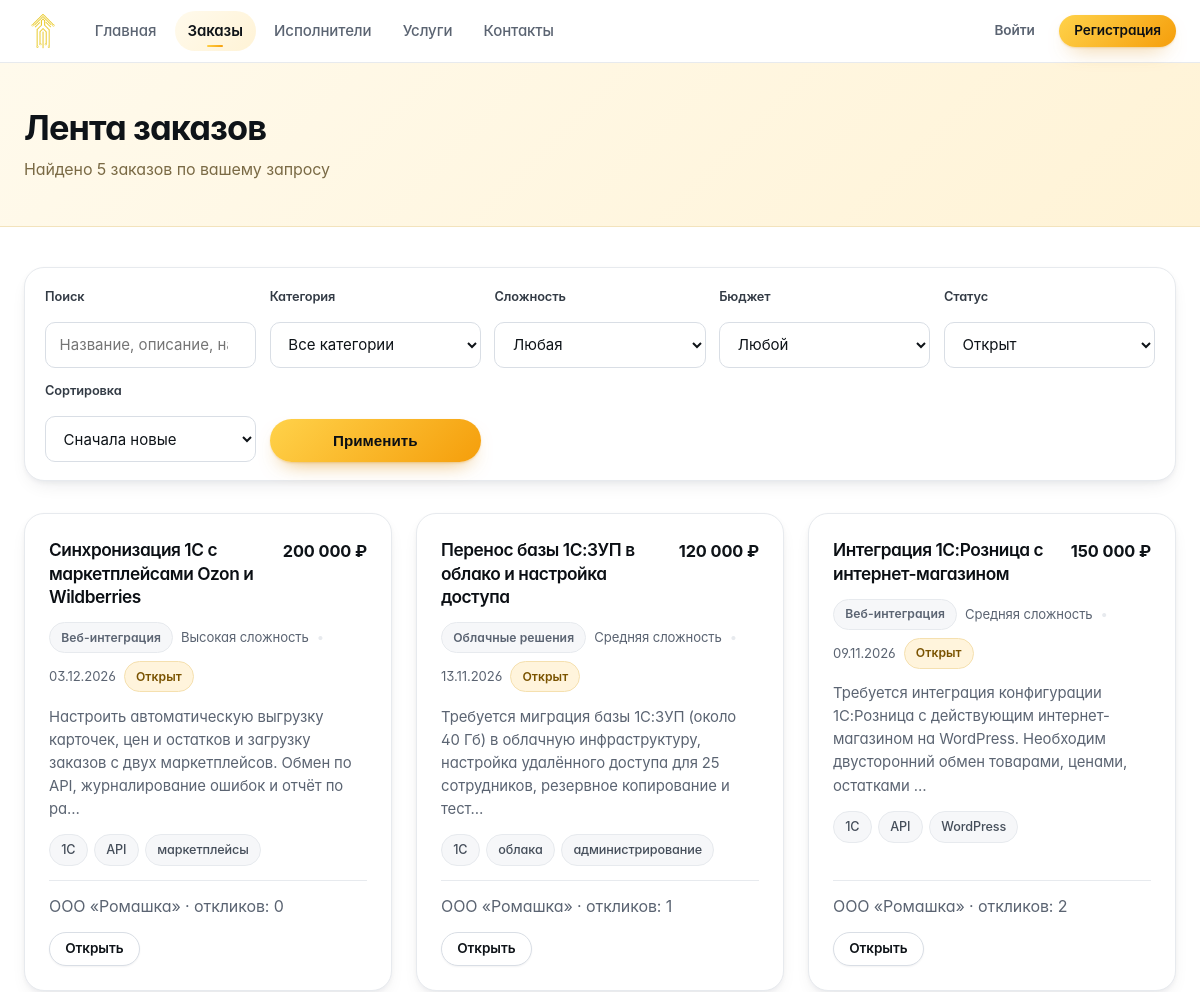
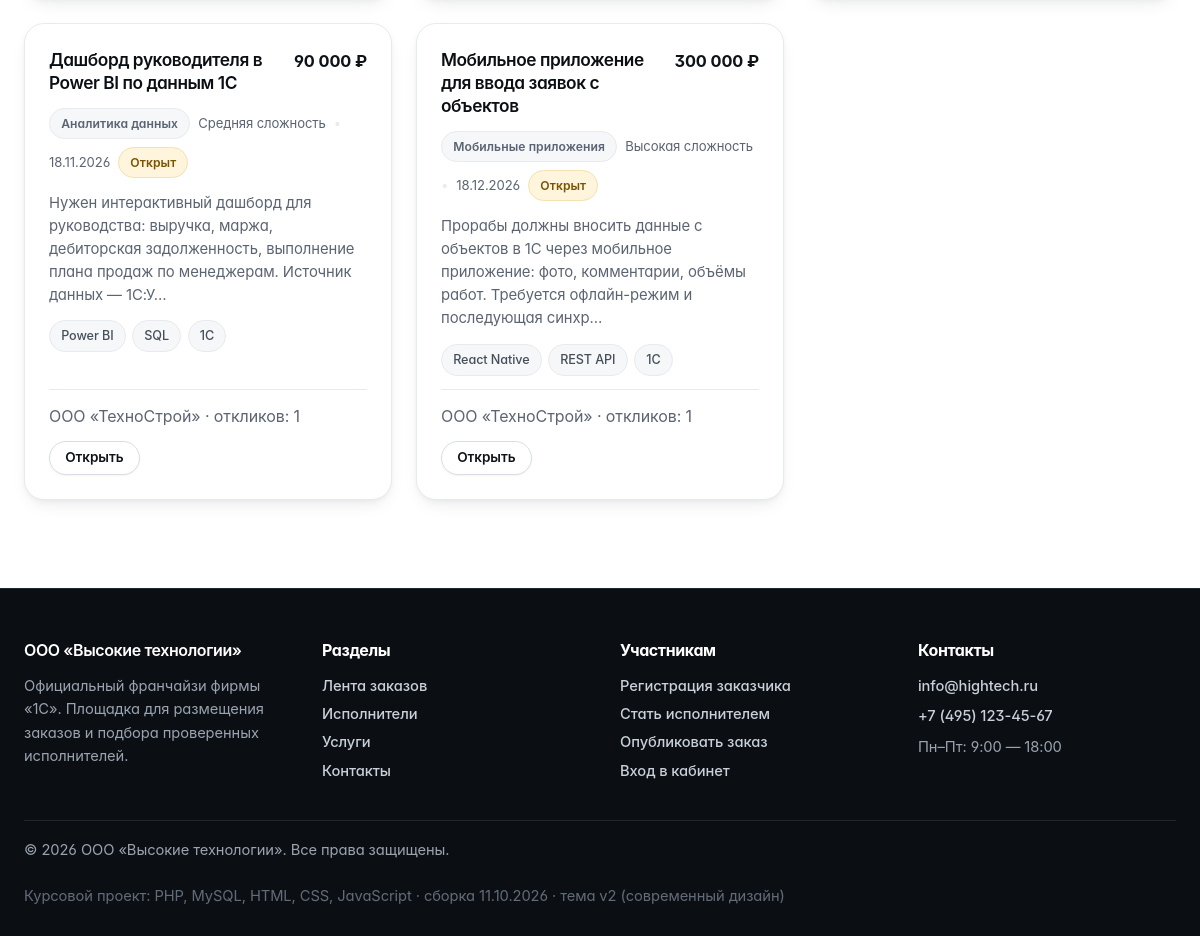
/orders.php, run on the app's committed database (2 pictures, top to bottom).
### tables this page shows
CREATE TABLE `orders` (
    `id`            INT UNSIGNED NOT NULL AUTO_INCREMENT,
    `customer_id`   INT UNSIGNED NOT NULL,
    `category_id`   INT UNSIGNED DEFAULT NULL,
    `freelancer_id` INT UNSIGNED DEFAULT NULL COMMENT 'Исполнитель, принятый по отклику',
    `title`         VARCHAR(200) NOT NULL,
    `description`   TEXT         NOT NULL,
    `budget`        INT UNSIGNED NOT NULL DEFAULT 0 COMMENT 'Бюджет, руб.',
    `deadline`      DATE         DEFAULT NULL COMMENT 'Срок сдачи',
    `complexity`    ENUM('low','medium','high') NOT NULL DEFAULT 'medium',
    `skills`        VARCHAR(255) DEFAULT NULL COMMENT 'Требуемые навыки',
    `status`        ENUM('open','in_progress','completed','cancelled') NOT NULL DEFAULT 'open',
    `views`         INT UNSIGNED NOT NULL DEFAULT 0,
    `created_at`    DATETIME     NOT NULL DEFAULT CURRENT_TIMESTAMP,
    `updated_at`    DATETIME     NOT NULL DEFAULT CURRENT_TIMESTAMP ON UPDATE CURRENT_TIMESTAMP,
    PRIMARY KEY (`id`),
    KEY `idx_orders_status` (`status`),
    KEY `idx_orders_category` (`category_id`),
    KEY `fk_orders_customer` (`customer_id`),
    KEY `fk_orders_freelancer` (`freelancer_id`),
    CONSTRAINT `fk_orders_customer` FOREIGN KEY (`customer_id`)
        REFERENCES `users` (`id`) ON DELETE CASCADE ON UPDATE CASCADE,
    CONSTRAINT `fk_orders_freelancer` FOREIGN KEY (`freelancer_id`)
        REFERENCES `users` (`id`) ON DELETE SET NULL ON UPDATE CASCADE,
    CONSTRAINT `fk_orders_category` FOREIGN KEY (`category_id`)
        REFERENCES `categories` (`id`) ON DELETE SET NULL ON UPDATE CASCADE
);

CREATE TABLE `categories` (
    `id`          INT UNSIGNED NOT NULL AUTO_INCREMENT,
    `name`        VARCHAR(120) NOT NULL,
    `slug`        VARCHAR(120) NOT NULL,
    `description` VARCHAR(500) DEFAULT NULL,
    `icon`        VARCHAR(80)  DEFAULT NULL COMMENT 'Файл иконки из assets/img',
    `sort_order`  TINYINT UNSIGNED NOT NULL DEFAULT 100,
    PRIMARY KEY (`id`),
    UNIQUE KEY `uq_categories_slug` (`slug`)
);

CREATE TABLE `users` (
    `id`             INT UNSIGNED NOT NULL AUTO_INCREMENT,
    `role`           ENUM('customer','freelancer','admin') NOT NULL DEFAULT 'customer',
    `name`           VARCHAR(120)  NOT NULL COMMENT 'ФИО / название организации',
    `email`          VARCHAR(160)  NOT NULL,
    `password_hash`  VARCHAR(255)  NOT NULL,
    `phone`          VARCHAR(40)   DEFAULT NULL,
    `company`        VARCHAR(160)  DEFAULT NULL COMMENT 'Компания заказчика',
    `specialization` VARCHAR(160)  DEFAULT NULL COMMENT 'Специализация фрилансера',
    `skills`         VARCHAR(500)  DEFAULT NULL COMMENT 'Навыки через запятую',
    `rate`           INT UNSIGNED  DEFAULT NULL COMMENT 'Ставка, руб./час',
    `experience`     TINYINT UNSIGNED DEFAULT NULL COMMENT 'Опыт работы, лет',
    `about`          TEXT          DEFAULT NULL,
    `status`         ENUM('active','blocked') NOT NULL DEFAULT 'active',
    `created_at`     DATETIME      NOT NULL DEFAULT CURRENT_TIMESTAMP,
    `last_login`     DATETIME      DEFAULT NULL,
    PRIMARY KEY (`id`),
    UNIQUE KEY `uq_users_email` (`email`),
    KEY `idx_users_role` (`role`),
    KEY `idx_users_status` (`status`)
);

### includes/db.php (called while the page is built, shortened)
<?php
function db(): PDO
{
    static $pdo = null;
    if ($pdo instanceof PDO) {
        return $pdo;
    }
    $config = require __DIR__ . '/../config/config.php';
    $dsn = sprintf(
        'mysql:host=%s;dbname=%s;charset=%s',
        $config['host'],
        $config['dbname'],
        $config['charset']
    );
    try {
        $pdo = new PDO($dsn, $config['user'], $config['password'], [
            PDO::ATTR_ERRMODE            => PDO::ERRMODE_EXCEPTION,
            PDO::ATTR_DEFAULT_FETCH_MODE => PDO::FETCH_ASSOC,
            PDO::ATTR_EMULATE_PREPARES   => false,
        ]);
    } catch (PDOException $e) {
        http_response_code(500);
        echo '<h1>Ошибка подключения к базе данных</h1>';
        echo '<p>Проверьте параметры соединения в файле <b>config/config.php</b> '
            . 'и убедитесь, что база данных импортирована из <b>sql/database.sql</b>.</p>';
        echo '<p style="color:#999">Техническая информация: ' . htmlspecialchars($e->getMessage()) . '</p>';
        exit;
    }
    return $pdo;
}
function q(string $sql, array $params = []): PDOStatement
{
    $stmt = db()->prepare($sql);
    $stmt->execute($params);
    return $stmt;
}
function q_all(string $sql, array $params = []): array
{
    return q($sql, $params)->fetchAll();
}
function q_val(string $sql, array $params = [], $default = null)
{
    $row = q($sql, $params)->fetch(PDO::FETCH_NUM);
    return $row === false ? $default : $row[0];
}

### includes/functions.php (called while the page is built, shortened)
<?php
require_once __DIR__ . '/db.php';
function e($value): string
{
    return htmlspecialchars((string) $value, ENT_QUOTES | ENT_SUBSTITUTE, 'UTF-8');
}
function excerpt(?string $text, int $length = 180): string
{
    $text = trim(preg_replace('/\s+/u', ' ', (string) $text));
    if (mb_strlen($text, 'UTF-8') <= $length) {
        return $text;
    }
    return mb_substr($text, 0, $length - 1, 'UTF-8') . '…';
}
function order_status_label(string $status): string
{
    return [
        'open'        => 'Открыт',
        'in_progress' => 'В работе',
        'completed'   => 'Завершён',
        'cancelled'   => 'Отменён',
    ][$status] ?? $status;
}
function order_status_class(string $status): string
{
    return [
        'open'        => 'warning',
        'in_progress' => 'info',
        'completed'   => 'success',
        'cancelled'   => 'danger',
    ][$status] ?? 'muted';
}
function complexity_label(string $complexity): string
{
    return ['low' => 'Низкая', 'medium' => 'Средняя', 'high' => 'Высокая'][$complexity] ?? $complexity;
}
function order_statuses(): array
{
    return ['open', 'in_progress', 'completed', 'cancelled'];
}
function money(?int $amount): string
{
    return number_format((float) $amount, 0, ',', ' ') . ' ₽';
}
function format_date(?string $date): string
{
    $ts = strtotime($date);
    return $ts ? date('d.m.Y', $ts) : '—';
}
function plural(int $n, array $forms): string
{
    $n = abs($n) % 100;
    $n1 = $n % 10;
    return $forms[2];
}
function skills_array(?string $skills): array
{
    $parts = preg_split('/\s*,\s*/u', $skills, -1, PREG_SPLIT_NO_EMPTY);
    return $parts ?: [];
}
function paginate(int $total, int $perPage = 9): array
{
    $perPage = max(1, $perPage);
    $pages   = max(1, (int) ceil($total / $perPage));
    $current = max(1, min($pages, (int) ($_GET['page'] ?? 1)));
    return [
        'total'    => $total,
        'per_page' => $perPage,
        'pages'    => $pages,
        'current'  => $current,
        'offset'   => ($current - 1) * $perPage,
    ];
}

### includes/order-card.php (the view, shortened to what this page needs)
<article class="order-card">
    <div class="order-card-head">
        <h3><a href="/order.php?id=<?= (int) $order['id'] ?>"><?= e($order['title']) ?></a></h3>
        <span class="budget"><?= e(money($order['budget'])) ?></span>
    </div>
    <div class="order-meta-row">
        <?php if (!empty($order['category_name'])): ?>
            <span class="badge badge-muted"><?= e($order['category_name']) ?></span>
        <?php endif; ?>
        <span><?= e(complexity_label($order['complexity'])) ?> сложность</span>
        <span class="dot">•</span>
        <span><?= e(format_date($order['deadline'])) ?></span>
        <?php if (isset($order['status'])): ?>
            <span class="badge badge-<?= e(order_status_class($order['status'])) ?>"><?= e(order_status_label($order['status'])) ?></span>
        <?php endif; ?>
    </div>
    <p class="order-desc"><?= e(excerpt($order['description'], 150)) ?></p>
    <?php $tags = skills_array($order['skills'] ?? null); ?>
    <?php if ($tags): ?>
        <div class="skills-tags">
            <?php foreach (array_slice($tags, 0, 4) as $tag): ?>
                <span class="skill-tag"><?= e($tag) ?></span>
            <?php endforeach; ?>
        </div>
    <?php endif; ?>
    <div class="order-card-foot">
        <span class="text-muted">
            <?= e(excerpt($order['customer_name'] ?? 'Заказчик', 24)) ?>
            <?php if (isset($order['responses_count'])): ?>
                · откликов: <?= (int) $order['responses_count'] ?>
            <?php endif; ?>
        </span>
        <a class="btn btn-sm btn-outline" href="/order.php?id=<?= (int) $order['id'] ?>">Открыть</a>
    </div>
</article>

### orders.php (shortened to what this page needs)
<?php
require_once __DIR__ . '/includes/functions.php';
$status     = (string) ($_GET['status'] ?? 'open');
$search     = trim((string) ($_GET['q'] ?? ''));
$sort       = (string) ($_GET['sort'] ?? 'new');
$where  = [];
$params = [];
if (in_array($status, order_statuses(), true)) {
    $where[]  = 'o.status = ?';
    $params[] = $status;
} else {
    $status = '';
}
$condition = $where ? 'WHERE ' . implode(' AND ', $where) : '';
$orderBy = match ($sort) {
    'budget_asc'  => 'o.budget ASC',
    'budget_desc' => 'o.budget DESC',
    'deadline'    => 'o.deadline IS NULL, o.deadline ASC',
    default       => 'o.created_at DESC',
};
$total = (int) q_val("SELECT COUNT(*) FROM orders o $condition", $params);
$page  = paginate($total, 9);
$orders = q_all(
    "SELECT o.*, c.name AS category_name, u.name AS customer_name,
            (SELECT COUNT(*) FROM responses r WHERE r.order_id = o.id) AS responses_count
       FROM orders o
       JOIN users u           ON u.id = o.customer_id
       LEFT JOIN categories c ON c.id = o.category_id
       $condition
       ORDER BY $orderBy
       LIMIT {$page['per_page']} OFFSET {$page['offset']}",
    $params
);
require __DIR__ . '/includes/header.php';
?>
<section class="page-header">
    <div class="container">
        <h1>Лента заказов</h1>
        <p>Найдено <?= (int) $total ?> <?= e(plural($total, ['заказ', 'заказа', 'заказов'])) ?> по вашему запросу</p>
    </div>
</section>
<section class="section-sm">
    <div class="container">
        <div class="filters-bar">
            <form class="filters-form" method="get" action="/orders.php" data-validate>
                <div class="form-group">
                    <label for="q">Поиск</label>
                    <input type="search" id="q" name="q" value="<?= e($search) ?>" placeholder="Название, описание, навык">
                </div>
                <div class="form-group">
                    <label for="category">Категория</label>
                    <select id="category" name="category">
                        <option value="0">Все категории</option>
                    </select>
                </div>
                <div class="form-group">
                    <label for="complexity">Сложность</label>
                    <select id="complexity" name="complexity">
                        <option value="">Любая</option>
                    </select>
                </div>
                <div class="form-group">
                    <label for="budget">Бюджет</label>
                    <select id="budget" name="budget">
                        <option value="">Любой</option>
                    </select>
                </div>
                <div class="form-group">
                    <label for="status">Статус</label>
                    <select id="status" name="status">
                        <?php foreach (order_statuses() as $item): ?>
                            <option value="<?= e($item) ?>" <?= $status === $item ? 'selected' : '' ?>>
                                <?= e(order_status_label($item)) ?>
                            </option>
                        <?php endforeach; ?>
                    </select>
                </div>
                <div class="form-group">
                    <label for="sort">Сортировка</label>
                    <select id="sort" name="sort">
                        <option value="new"         <?= $sort === 'new' ? 'selected' : '' ?>>Сначала новые</option>
                    </select>
                </div>
                <div class="form-group">
                    <button type="submit" class="btn btn-primary btn-block">Применить</button>
                </div>
            </form>
        </div>
        <?php if ($orders): ?>
            <div class="grid grid-3">
                <?php foreach ($orders as $order): ?>
                    <?php require __DIR__ . '/includes/order-card.php'; ?>
                <?php endforeach; ?>
            </div>
        <?php endif; ?>
    </div>
</section>
<?php require __DIR__ . '/includes/footer.php'; ?>

### assets/css/base.css (style rules this page uses)
:root { --primary-yellow: #FFD700; --primary-orange: #FFA500; --accent-orange: #FF8C00; --text-dark: #1A1A1A; --text-light: #666666; --background-white: #FFFFFF; --background-light: #FAFAFA; --border-light: #E5E5E5; --shadow: 0 2px 20px rgba(0, 0, 0, 0.08); --shadow-hover: 0 8px 30px rgba(0, 0, 0, 0.12); }
* { margin: 0; padding: 0; box-sizing: border-box; }
body { font-family: 'Inter', -apple-system, BlinkMacSystemFont, sans-serif; line-height: 1.6; color: var(--text-dark); background-color: var(--background-white); font-weight: 400; }
.container { max-width: 1200px; margin: 0 auto; padding: 0 24px; }
.btn { padding: 0.875rem 2rem; border: none; border-radius: 8px; cursor: pointer; text-decoration: none; display: inline-flex; align-items: center; justify-content: center; transition: all 0.3s ease; font-size: 1rem; font-weight: 600; position: relative; overflow: hidden; }
.btn::before { content: ''; position: absolute; top: 0; left: -100%; width: 100%; height: 100%; background: linear-gradient(90deg, transparent, rgba(255,255,255,0.2), transparent); transition: left 0.5s; }
.btn-primary { background: linear-gradient(135deg, var(--primary-yellow), var(--primary-orange)); color: var(--text-dark); box-shadow: var(--shadow); }
.btn-outline { background: transparent; color: var(--text-dark); border: 2px solid var(--primary-orange); padding: 0.75rem 1.5rem; border-radius: 8px; font-weight: 600; cursor: pointer; transition: all 0.3s ease; width: 100%; }
.page-header { background: linear-gradient(135deg, var(--background-light) 0%, var(--background-white) 100%); padding: 4rem 0; text-align: center; }
.page-header h1 { font-size: 2.5rem; font-weight: 700; margin-bottom: 1rem; color: var(--text-dark); }
.page-header p { font-size: 1.25rem; color: var(--text-light); max-width: 600px; margin: 0 auto; }
.skill-tag { background: var(--primary-yellow); color: var(--text-dark); padding: 0.3rem 0.8rem; border-radius: 12px; font-size: 0.8rem; font-weight: 500; }
.form-group { display: flex; flex-direction: column; gap: 0.5rem; }
.form-group label { font-weight: 500; color: var(--text-dark); font-size: 0.9rem; }
.form-group input, .form-group select, .form-group textarea { padding: 0.75rem 1rem; border: 1px solid var(--border-light); border-radius: 8px; font-size: 1rem; transition: all 0.3s ease; background: var(--background-white); }
.skill-tag { background: var(--primary-yellow); color: var(--text-dark); padding: 0.4rem 0.8rem; border-radius: 15px; font-size: 0.85rem; font-weight: 500; }
.form-group input, .form-group textarea { padding: 0.75rem 1rem; border: 1px solid var(--border-light); border-radius: 8px; font-size: 1rem; transition: border-color 0.3s ease, box-shadow 0.3s ease; }

### data on the page
orders: title "Синхронизация 1С с маркетплейсами Ozon и Wildberries", budget "200 000 ₽", category.name "Веб-интеграция", complexity "Высокая", deadline "03.12.2026", status "Открыт", description "Настроить автоматическую выгрузку карточек, цен и остатков и загрузку заказов с двух маркетплейсов. Обмен по API, журналирование ошибок и отчёт по ра…", skills "1С", skills "API", skills "маркетплейсы", customer.name "ООО «Ромашка»", responses_count "0"
orders: title "Перенос базы 1С:ЗУП в облако и настройка доступа", budget "120 000 ₽", category.name "Облачные решения", complexity "Средняя", deadline "13.11.2026", status "Открыт", description "Требуется миграция базы 1С:ЗУП (около 40 Гб) в облачную инфраструктуру, настройка удалённого доступа для 25 сотрудников, резервное копирование и тест…", skills "1С", skills "облака", skills "администрирование", customer.name "ООО «Ромашка»", responses_count "1"
orders: title "Интеграция 1С:Розница с интернет-магазином", budget "150 000 ₽", category.name "Веб-интеграция", complexity "Средняя", deadline "09.11.2026", status "Открыт", description "Требуется интеграция конфигурации 1С:Розница с действующим интернет-магазином на WordPress. Необходим двусторонний обмен товарами, ценами, остатками …", skills "1С", skills "API", skills "WordPress", customer.name "ООО «Ромашка»", responses_count "2"
orders: title "Дашборд руководителя в Power BI по данным 1С", budget "90 000 ₽", category.name "Аналитика данных", complexity "Средняя", deadline "18.11.2026", status "Открыт", description "Нужен интерактивный дашборд для руководства: выручка, маржа, дебиторская задолженность, выполнение плана продаж по менеджерам. Источник данных — 1С:У…", skills "Power BI", skills "SQL", skills "1С", customer.name "ООО «ТехноСтрой»", responses_count "1"
orders: title "Мобильное приложение для ввода заявок с объектов", budget "300 000 ₽", category.name "Мобильные приложения", complexity "Высокая", deadline "18.12.2026", status "Открыт", description "Прорабы должны вносить данные с объектов в 1С через мобильное приложение: фото, комментарии, объёмы работ. Требуется офлайн-режим и последующая синхр…", skills "React Native", skills "REST API", skills "1С", customer.name "ООО «ТехноСтрой»", responses_count "1"

### other printed values
$total "5"
plural($total, ['заказ', 'заказа', 'заказов']) "заказов"
APP_BUILD "11.10.2026 · тема v2 (современный дизайн)"
form field status "Открыт"
